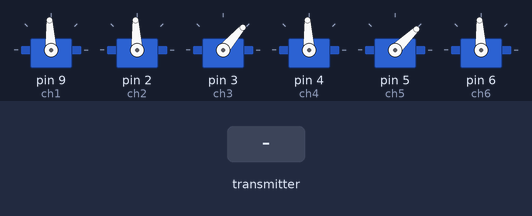
Bench run of a sketch on a simulated Arduino Uno, built with avr-gcc and run on an emulated ATmega328P. Shown: 6 × servo. Inputs (shaded band) come from the test bench. No radio packets arrive unless stated.

Above: at 2.2 s.
2.3 s: the transmitter starts sending throttle = 64
At 2.7 s:
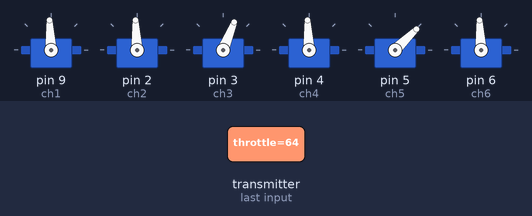
3.8 s: the transmitter starts sending yaw = 0
At 5.0 s:
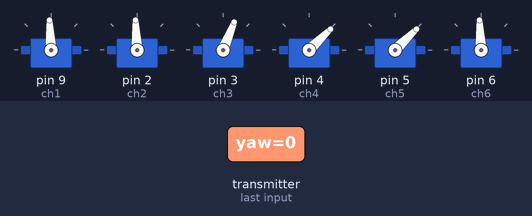
5.3 s: the transmitter starts sending pitch = 0
At 6.2 s:
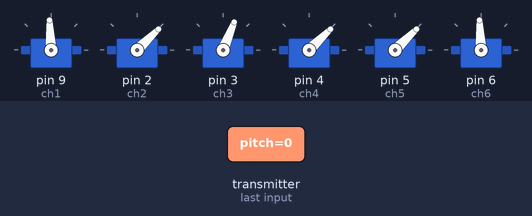
6.8 s: the transmitter starts sending roll = 0
At 7.3 s:
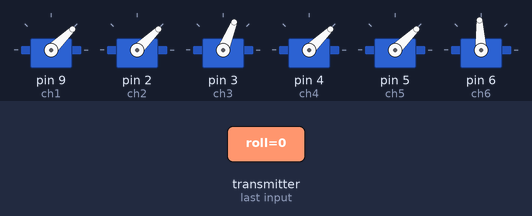
8.3 s: the transmitter starts sending aux1 = 64
At 9.5 s:
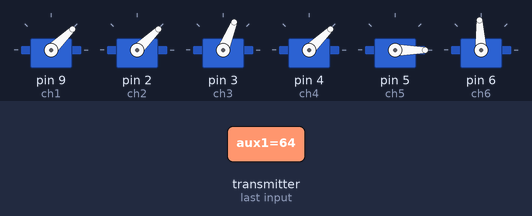
9.8 s: the transmitter starts sending aux2 = 0
At 10.8 s:
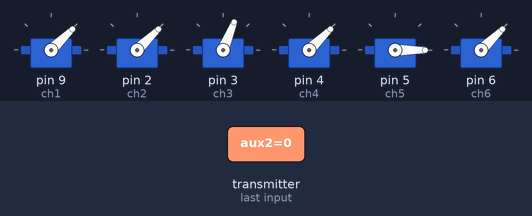
Timing chart, 0 to 12.3 s (numbered marks = the images above; inputs shaded):
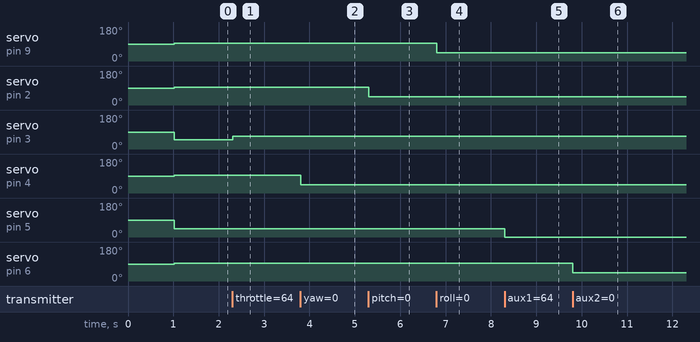

The sketch:

_6_Channel_Receiver.ino
```cpp
// 6 Channel Receiver
// Swapnil Nimbalkar
// The DC Minds

#include <SPI.h>
#include <nRF24L01.h>
#include <RF24.h>
#include <Servo.h>
int ch_width_1 = 0;
int ch_width_2 = 0;
int ch_width_3 = 0;
int ch_width_4 = 0;
int ch_width_5 = 0;
int ch_width_6 = 0;

Servo ch1;
Servo ch2;
Servo ch3;
Servo ch4;
Servo ch5;
Servo ch6;

struct Signal {
byte throttle;
byte yaw;
byte pitch;
byte roll;
byte aux1;
byte aux2;
};

Signal data;
const uint64_t pipeIn = 0xE9E8F0F0E1LL;
RF24 radio(7, 8);
void ResetData()
{
data.roll = 127;
data.pitch = 127;
data.throttle = 12;
data.yaw = 127;
data.aux1 = 0;
data.aux2 = 127;
}
void setup()
{
  radio.begin();
  radio.startListening();
  radio.openReadingPipe (1,pipeIn);
  radio.setAutoAck(false);
  radio.setCRCLength(RF24_CRC_8);
  radio.setDataRate(RF24_250KBPS);
  radio.setPALevel(RF24_PA_MAX);
  radio.setChannel(108);
  ResetData();
  //Serial.begin(250000);

  ch1.attach(9);
  ch2.attach(2);
  ch3.attach(3);
  ch4.attach(4);
  ch5.attach(5);
  ch6.attach(6);
  delay(1000);
}
unsigned long lastRecvTime = 0;
void recvData()
{
while ( radio.available() ) {
radio.read(&data, sizeof(Signal));
lastRecvTime = millis();
}
}
void loop()
{
recvData();
unsigned long now = millis();
if ( now - lastRecvTime > 1000 ) {
ResetData();
}

ch_width_1 = map(data.roll,     0, 255, 1000, 2000);
ch_width_2 = map(data.pitch,    0, 255, 1000, 2000);
ch_width_3 = map(data.throttle, 0, 255, 1000, 2000);
ch_width_4 = map(data.yaw,      0, 255, 1000, 2000);

ch_width_5 = map(data.aux1,     0,   1, 1000, 2000);
ch_width_6 = map(data.aux2,     0, 255, 1000, 2000);

ch1.writeMicroseconds(ch_width_1);
ch2.writeMicroseconds(ch_width_2);
ch3.writeMicroseconds(ch_width_3);
ch4.writeMicroseconds(ch_width_4);
ch5.writeMicroseconds(ch_width_5);
ch6.writeMicroseconds(ch_width_6);


//Serial.print(data.pitch);
//Serial.print(" ");
//Serial.print(data.throttle);
//Serial.print(" ");
//Serial.print(data.yaw);
//Serial.print(" ");
//Serial.print(data.roll);
//Serial.print(" ");
//Serial.print(data.aux1);
//Serial.print(" ");
//Serial.print(data.aux2);
//Serial.print(" ");
//Serial.print(ch_width_1);
//Serial.print(" ");
//Serial.print(ch_width_2);
//Serial.print(" ");
//Serial.print(ch_width_3);
//Serial.print(" ");
//Serial.print(ch_width_4);
//Serial.print(" ");
//Serial.print(ch_width_5);
//Serial.print(" ");
//Serial.print(ch_width_6);
//Serial.println(" ");

}
```

Measured:
- after the input at 2.3 s, servo on pin 3 (ch3): 49° → 68° at once
- after the input at 3.8 s, servo on pin 4 (ch4): 93° → 44° at once
- after the input at 5.3 s, servo on pin 2 (ch2): 93° → 44° at once
- after the input at 6.8 s, servo on pin 9 (ch1): 93° → 44° at once
- after the input at 8.3 s, servo on pin 5 (ch5): 44° → 0° at once
- after the input at 9.8 s, servo on pin 6 (ch6): 93° → 44° at once
